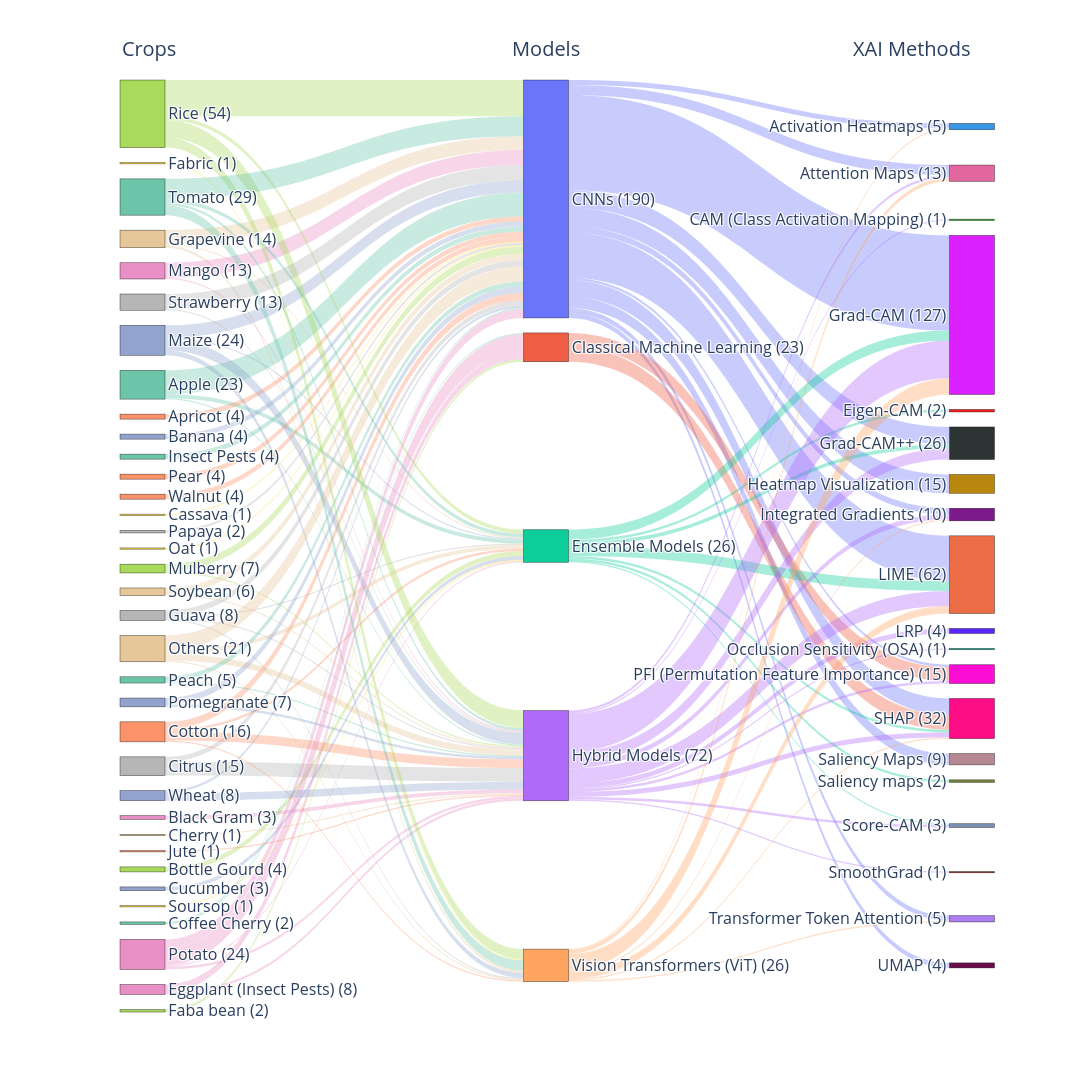

Here is the notebook cell this chart was saved with:
### Code cell
import re
import pandas as pd
import numpy as np
import plotly.express as px
from matplotlib import colors as mcolors
import plotly.graph_objects as go

# Config / input
file_path = r"C:\Users\kamalesh\OneDrive\Articles\Review Article\4. ExplainableAI\codes\sankey diagram\sankey diagram table.xlsx"
flow_counts = pd.read_excel(file_path, sheet_name="Final")

min_record_model = 1
min_record_xai = 1

crop_col = "Crops Name"
model_col = "Model Used"
xai_col = "XAI Methods Used"

# Aggregate counts per node
crop_counts = flow_counts.groupby(crop_col)["count"].sum()
model_counts = flow_counts.groupby(model_col)["count"].sum()
xai_counts = flow_counts.groupby(xai_col)["count"].sum()

# Filter by thresholds
kept_models = model_counts[model_counts >= min_record_model].index.tolist()
kept_xai = xai_counts[xai_counts >= min_record_xai].index.tolist()

# Build flows
crop_model_flows = (
    flow_counts[flow_counts[model_col].isin(kept_models)]
    .groupby([crop_col, model_col])["count"]
    .sum()
    .reset_index()
)

model_xai_flows = (
    flow_counts[
        flow_counts[model_col].isin(kept_models) & flow_counts[xai_col].isin(kept_xai)
    ]
    .groupby([model_col, xai_col])["count"]
    .sum()
    .reset_index()
)

# Sort nodes A→Z
crops_nodes = sorted(crop_counts.index.tolist())
models_nodes = sorted(kept_models)
xai_nodes = sorted(kept_xai)

# Labeled nodes with counts
crops_labeled = [f"{c} ({int(crop_counts[c])})" for c in crops_nodes]
models_labeled = [f"{m} ({int(model_counts[m])})" for m in models_nodes]
xai_labeled = [f"{x} ({int(xai_counts[x])})" for x in xai_nodes]
all_nodes = crops_labeled + models_labeled + xai_labeled

# Mappings from label -> index
crop_to_idx = {c: i for i, c in enumerate(crops_labeled)}
model_to_idx = {m: i + len(crops_labeled) for i, m in enumerate(models_labeled)}
xai_to_idx = {x: i + len(crops_labeled) + len(models_labeled) for i, x in enumerate(xai_labeled)}

# Ordered links
crop_model_flows = crop_model_flows.sort_values([crop_col, model_col]).reset_index(drop=True)
model_xai_flows = model_xai_flows.sort_values([model_col, xai_col]).reset_index(drop=True)

source_indices = []
target_indices = []
values = []

for _, r in crop_model_flows.iterrows():
    crop_label = f"{r[crop_col]} ({int(crop_counts[r[crop_col]])})"
    model_label = f"{r[model_col]} ({int(model_counts[r[model_col]])})"
    if crop_label in crop_to_idx and model_label in model_to_idx:
        source_indices.append(crop_to_idx[crop_label])
        target_indices.append(model_to_idx[model_label])
        values.append(int(r["count"]))

for _, r in model_xai_flows.iterrows():
    model_label = f"{r[model_col]} ({int(model_counts[r[model_col]])})"
    xai_label = f"{r[xai_col]} ({int(xai_counts[r[xai_col]])})"
    if model_label in model_to_idx and xai_label in xai_to_idx:
        source_indices.append(model_to_idx[model_label])
        target_indices.append(xai_to_idx[xai_label])
        values.append(int(r["count"]))

# Robust color converter
def color_to_rgba(col, alpha=0.95):
    try:
        s = str(col).strip()
        if s.startswith("rgb("):
            nums = list(map(int, re.findall(r"\d+", s)))[:3]
            return f"rgba({nums[0]},{nums[1]},{nums[2]},{alpha})"
        r, g, b = mcolors.to_rgb(s)
        return f"rgba({int(r*255)},{int(g*255)},{int(b*255)},{alpha})"
    except Exception:
        return f"rgba(200,200,200,{alpha})"

# Discrete palettes for all groups
palette_crops = px.colors.qualitative.Set2
palette_models = px.colors.qualitative.Plotly
palette_xai = px.colors.qualitative.Dark24

def pick_palette(palette, n):
    if n <= 0:
        return []
    if n == 1:
        return [palette[0]]
    if n <= len(palette):
        return palette[:n]
    return [palette[i % len(palette)] for i in range(n)]

crops_colors = pick_palette(palette_crops, len(crops_nodes))
models_colors = pick_palette(palette_models, len(models_nodes))
xai_colors = pick_palette(palette_xai, len(xai_nodes))

node_colors = crops_colors + models_colors + xai_colors
node_colors_rgba = [color_to_rgba(c, 0.95) for c in node_colors]
link_colors = [
    color_to_rgba(node_colors[s], 0.35) if 0 <= s < len(node_colors) else color_to_rgba("#C0C0C0", 0.35)
    for s in source_indices
]

# Node positions
def column_positions(count, x_val):
    if count <= 0:
        return []
    if count == 1:
        return [(x_val, 0.5)]
    ys = np.linspace(0.05, 0.95, count)
    return [(x_val, y) for y in ys]

c_pos = column_positions(len(crops_nodes), 0.0)
m_pos = column_positions(len(models_nodes), 0.5)
x_pos = column_positions(len(xai_nodes), 1.0)

positions = c_pos + m_pos + x_pos
node_x = [p[0] for p in positions]
node_y = [p[1] for p in positions]

# Build Sankey
fig = go.Figure(data=[go.Sankey(
    arrangement="snap",
    node=dict(
        pad=15,
        thickness=45,
        line=dict(color="rgba(0,0,0,0.6)", width=0.6),
        label=all_nodes,
        color=node_colors_rgba,
        x=node_x,
        y=node_y
    ),
    link=dict(
        source=source_indices,
        target=target_indices,
        value=values,
        color=link_colors,
        hovertemplate="Flow: %{value}<extra></extra>"
    )
)])

# No figure title
fig.update_layout(
    font=dict(size=16),
    height=1200,
    width=1500,
    margin=dict(l=120, r=120, t=80, b=80)
)

fig.add_annotation(x=0.0, y=1.05, text="Crops", showarrow=False, xref="paper", yref="paper", font=dict(size=20))
fig.add_annotation(x=0.5, y=1.05, text="Models", showarrow=False, xref="paper", yref="paper", font=dict(size=20))
fig.add_annotation(x=1.0, y=1.05, text="XAI Methods", showarrow=False, xref="paper", yref="paper", font=dict(size=20))

fig.show()

# Save HTML
output_html = r"C:\Users\kamalesh\OneDrive\Articles\Review Article\4. ExplainableAI\codes\sankey diagram\sankey_diagram.html"
fig.write_html(output_html)

# High-resolution export at 1200 DPI
# If needed: pip install -U kaleido
dpi = 1200
figure_width_in = 12
figure_height_in = 9
output_png = r"C:\Users\kamalesh\OneDrive\Articles\Review Article\4. ExplainableAI\codes\sankey diagram\sankey_diagram_1200dpi.png"

fig.write_image(
    output_png,
    width=int(figure_width_in * dpi),
    height=int(figure_height_in * dpi),
    scale=1,
    engine="kaleido"
)

print(f"Sankey saved at: {output_html}")
print(f"PNG saved at: {output_png}")
print(f"Nodes: crops={len(crops_nodes)}, models={len(models_nodes)}, xai={len(xai_nodes)}")
print(f"Flows: crop->model={len(crop_model_flows)}, model->xai={len(model_xai_flows)}")

### Figure 1 — Plotly figure (JSON) as saved in the notebook; plotly's stock layout.template omitted (floating-point values rounded to 4 significant figures)
{"data": [{"arrangement": "snap", "link": {"color": ["rgba(102,194,165,0.35)", "rgba(102,194,165,0.35)", "rgba(102,194,165,0.35)", "rgba(252,141,98,0.35)", "rgba(141,160,203,0.35)", "rgba(231,138,195,0.35)", "rgba(166,216,84,0.35)", "rgba(255,217,47,0.35)", "rgba(229,196,148,0.35)", "rgba(179,179,179,0.35)", "rgba(179,179,179,0.35)", "rgba(102,194,165,0.35)", "rgba(102,194,165,0.35)", "rgba(252,141,98,0.35)", "rgba(252,141,98,0.35)", "rgba(252,141,98,0.35)", "rgba(252,141,98,0.35)", "rgba(141,160,203,0.35)", "rgba(231,138,195,0.35)", "rgba(231,138,195,0.35)", "rgba(166,216,84,0.35)", "rgba(255,217,47,0.35)", "rgba(229,196,148,0.35)", "rgba(229,196,148,0.35)", "rgba(229,196,148,0.35)", "rgba(179,179,179,0.35)", "rgba(179,179,179,0.35)", "rgba(179,179,179,0.35)", "rgba(179,179,179,0.35)", "rgba(102,194,165,0.35)", "rgba(252,141,98,0.35)", "rgba(141,160,203,0.35)", "rgba(141,160,203,0.35)", "rgba(141,160,203,0.35)", "rgba(141,160,203,0.35)", "rgba(231,138,195,0.35)", "rgba(231,138,195,0.35)", "rgba(166,216,84,0.35)", "rgba(166,216,84,0.35)", "rgba(255,217,47,0.35)", "rgba(229,196,148,0.35)", "rgba(229,196,148,0.35)", "rgba(229,196,148,0.35)", "rgba(229,196,148,0.35)", "rgba(179,179,179,0.35)", "rgba(102,194,165,0.35)", "rgba(102,194,165,0.35)", "rgba(252,141,98,0.35)", "rgba(141,160,203,0.35)", "rgba(141,160,203,0.35)", "rgba(231,138,195,0.35)", "rgba(231,138,195,0.35)", "rgba(231,138,195,0.35)", "rgba(231,138,195,0.35)", "rgba(166,216,84,0.35)", "rgba(166,216,84,0.35)", "rgba(166,216,84,0.35)", "rgba(166,216,84,0.35)", "rgba(255,217,47,0.35)", "rgba(229,196,148,0.35)", "rgba(229,196,148,0.35)", "rgba(179,179,179,0.35)", "rgba(179,179,179,0.35)", "rgba(102,194,165,0.35)", "rgba(102,194,165,0.35)", "rgba(102,194,165,0.35)", "rgba(102,194,165,0.35)", "rgba(252,141,98,0.35)", "rgba(141,160,203,0.35)", "rgba(141,160,203,0.35)", "rgba(99,110,250,0.35)", "rgba(99,110,250,0.35)", "rgba(99,110,250,0.35)", "rgba(99,110,250,0.35)", "rgba(99,110,250,0.35)", "rgba(99,110,250,0.35)", "rgba(99,110,250,0.35)", "rgba(99,110,250,0.35)", "rgba(99,110,250,0.35)", "rgba(99,110,250,0.35)", "rgba(99,110,250,0.35)", "rgba(99,110,250,0.35)", "rgba(239,85,59,0.35)", "rgba(239,85,59,0.35)", "rgba(0,204,150,0.35)", "rgba(0,204,150,0.35)", "rgba(0,204,150,0.35)", "rgba(0,204,150,0.35)", "rgba(0,204,150,0.35)", "rgba(0,204,150,0.35)", "rgba(0,204,150,0.35)", "rgba(171,99,250,0.35)", "rgba(171,99,250,0.35)", "rgba(171,99,250,0.35)", "rgba(171,99,250,0.35)", "rgba(171,99,250,0.35)", "rgba(171,99,250,0.35)", "rgba(171,99,250,0.35)", "rgba(171,99,250,0.35)", "rgba(171,99,250,0.35)", "rgba(171,99,250,0.35)", "rgba(171,99,250,0.35)", "rgba(171,99,250,0.35)", "rgba(255,161,90,0.35)", "rgba(255,161,90,0.35)", "rgba(255,161,90,0.35)", "rgba(255,161,90,0.35)", "rgba(255,161,90,0.35)", "rgba(255,161,90,0.35)", "rgba(255,161,90,0.35)"], "hovertemplate": "Flow: %{value}<extra></extra>", "source": [0, 0, 0, 1, 2, 3, 4, 5, 6, 7, 7, 8, 8, 9, 9, 9, 9, 10, 11, 11, 12, 13, 14, 14, 14, 15, 15, 15, 15, 16, 17, 18, 18, 18, 18, 19, 19, 20, 20, 21, 22, 22, 22, 22, 23, 24, 24, 25, 26, 26, 27, 27, 27, 27, 28, 28, 28, 28, 29, 30, 30, 31, 31, 32, 32, 32, 32, 33, 34, 34, 35, 35, 35, 35, 35, 35, 35, 35, 35, 35, 35, 35, 36, 36, 37, 37, 37, 37, 37, 37, 37, 38, 38, 38, 38, 38, 38, 38, 38, 38, 38, 38, 38, 39, 39, 39, 39, 39, 39, 39], "target": [35, 37, 38, 35, 35, 38, 37, 35, 38, 35, 38, 35, 36, 35, 37, 38, 39, 37, 36, 38, 36, 39, 35, 37, 39, 35, 37, 38, 39, 35, 38, 35, 37, 38, 39, 35, 38, 35, 38, 35, 35, 37, 38, 39, 35, 35, 38, 35, 35, 38, 35, 36, 37, 38, 35, 37, 38, 39, 37, 35, 38, 35, 38, 35, 37, 38, 39, 35, 35, 38, 40, 41, 44, 45, 46, 47, 48, 51, 52, 53, 57, 58, 51, 52, 43, 44, 45, 48, 52, 54, 55, 41, 42, 44, 45, 47, 48, 49, 50, 51, 52, 55, 56, 40, 41, 44, 47, 48, 52, 57], "value": [19, 3, 1, 4, 4, 3, 4, 1, 1, 4, 11, 1, 1, 6, 2, 7, 1, 3, 6, 2, 2, 1, 11, 1, 2, 5, 1, 1, 1, 4, 1, 10, 1, 9, 4, 12, 1, 6, 1, 1, 12, 3, 5, 1, 2, 4, 1, 4, 5, 2, 7, 14, 1, 2, 29, 3, 14, 8, 1, 5, 1, 12, 1, 16, 3, 2, 8, 4, 2, 6, 4, 8, 76, 14, 15, 5, 36, 2, 13, 9, 4, 4, 11, 12, 2, 8, 3, 8, 2, 2, 1, 2, 1, 30, 9, 4, 12, 4, 1, 2, 4, 2, 1, 1, 3, 13, 1, 6, 1, 1]}, "node": {"color": ["rgba(102,194,165,0.95)", "rgba(252,141,98,0.95)", "rgba(141,160,203,0.95)", "rgba(231,138,195,0.95)", "rgba(166,216,84,0.95)", "rgba(255,217,47,0.95)", "rgba(229,196,148,0.95)", "rgba(179,179,179,0.95)", "rgba(102,194,165,0.95)", "rgba(252,141,98,0.95)", "rgba(141,160,203,0.95)", "rgba(231,138,195,0.95)", "rgba(166,216,84,0.95)", "rgba(255,217,47,0.95)", "rgba(229,196,148,0.95)", "rgba(179,179,179,0.95)", "rgba(102,194,165,0.95)", "rgba(252,141,98,0.95)", "rgba(141,160,203,0.95)", "rgba(231,138,195,0.95)", "rgba(166,216,84,0.95)", "rgba(255,217,47,0.95)", "rgba(229,196,148,0.95)", "rgba(179,179,179,0.95)", "rgba(102,194,165,0.95)", "rgba(252,141,98,0.95)", "rgba(141,160,203,0.95)", "rgba(231,138,195,0.95)", "rgba(166,216,84,0.95)", "rgba(255,217,47,0.95)", "rgba(229,196,148,0.95)", "rgba(179,179,179,0.95)", "rgba(102,194,165,0.95)", "rgba(252,141,98,0.95)", "rgba(141,160,203,0.95)", "rgba(99,110,250,0.95)", "rgba(239,85,59,0.95)", "rgba(0,204,150,0.95)", "rgba(171,99,250,0.95)", "rgba(255,161,90,0.95)", "rgba(46,145,229,0.95)", "rgba(225,95,153,0.95)", "rgba(28,167,28,0.95)", "rgba(251,13,13,0.95)", "rgba(218,22,255,0.95)", "rgba(34,42,42,0.95)", "rgba(182,129,0,0.95)", "rgba(117,13,134,0.95)", "rgba(235,102,59,0.95)", "rgba(81,28,251,0.95)", "rgba(0,160,139,0.95)", "rgba(251,0,209,0.95)", "rgba(252,0,128,0.95)", "rgba(178,130,141,0.95)", "rgba(108,124,50,0.95)", "rgba(119,138,174,0.95)", "rgba(134,42,22,0.95)", "rgba(167,119,241,0.95)", "rgba(98,0,66,0.95)"], "label": ["Apple (23)", "Apricot (4)", "Banana (4)", "Black Gram (3)", "Bottle Gourd (4)", "Cassava (1)", "Cherry (1)", "Citrus (15)", "Coffee Cherry (2)", "Cotton (16)", "Cucumber (3)", "Eggplant (Insect Pests) (8)", "Faba bean (2)", "Fabric (1)", "Grapevine (14)", "Guava (8)", "Insect Pests (4)", "Jute (1)", "Maize (24)", "Mango (13)", "Mulberry (7)", "Oat (1)", "Others (21)", "Papaya (2)", "Peach (5)", "Pear (4)", "Pomegranate (7)", "Potato (24)", "Rice (54)", "Soursop (1)", "Soybean (6)", "Strawberry (13)", "Tomato (29)", "Walnut (4)", "Wheat (8)", "CNNs (190)", "Classical Machine Learning (23)", "Ensemble Models (26)", "Hybrid Models (72)", "Vision Transformers (ViT) (26)", "Activation Heatmaps (5)", "Attention Maps (13)", "CAM (Class Activation Mapping) (1)", "Eigen-CAM (2)", "Grad-CAM (127)", "Grad-CAM++ (26)", "Heatmap Visualization (15)", "Integrated Gradients (10)", "LIME (62)", "LRP (4)", "Occlusion Sensitivity (OSA) (1)", "PFI (Permutation Feature Importance) (15)", "SHAP (32)", "Saliency Maps (9)", "Saliency maps (2)", "Score-CAM (3)", "SmoothGrad (1)", "Transformer Token Attention (5)", "UMAP (4)"], "line": {"color": "rgba(0,0,0,0.6)", "width": 0.6}, "pad": 15, "thickness": 45, "x": [0, 0, 0, 0, 0, 0, 0, 0, 0, 0, 0, 0, 0, 0, 0, 0, 0, 0, 0, 0, 0, 0, 0, 0, 0, 0, 0, 0, 0, 0, 0, 0, 0, 0, 0, 0.5, 0.5, 0.5, 0.5, 0.5, 1, 1, 1, 1, 1, 1, 1, 1, 1, 1, 1, 1, 1, 1, 1, 1, 1, 1, 1], "y": [0.05, 0.07647, 0.1029, 0.1294, 0.1559, 0.1824, 0.2088, 0.2353, 0.2618, 0.2882, 0.3147, 0.3412, 0.3676, 0.3941, 0.4206, 0.4471, 0.4735, 0.5, 0.5265, 0.5529, 0.5794, 0.6059, 0.6324, 0.6588, 0.6853, 0.7118, 0.7382, 0.7647, 0.7912, 0.8176, 0.8441, 0.8706, 0.8971, 0.9235, 0.95, 0.05, 0.275, 0.5, 0.725, 0.95, 0.05, 0.1, 0.15, 0.2, 0.25, 0.3, 0.35, 0.4, 0.45, 0.5, 0.55, 0.6, 0.65, 0.7, 0.75, 0.8, 0.85, 0.9, 0.95]}, "type": "sankey"}], "layout": {"annotations": [{"font": {"size": 20}, "showarrow": false, "text": "Crops", "x": 0, "xref": "paper", "y": 1.05, "yref": "paper"}, {"font": {"size": 20}, "showarrow": false, "text": "Models", "x": 0.5, "xref": "paper", "y": 1.05, "yref": "paper"}, {"font": {"size": 20}, "showarrow": false, "text": "XAI Methods", "x": 1, "xref": "paper", "y": 1.05, "yref": "paper"}], "font": {"size": 16}, "height": 1200, "margin": {"b": 80, "l": 120, "r": 120, "t": 80}, "width": 1500}}
